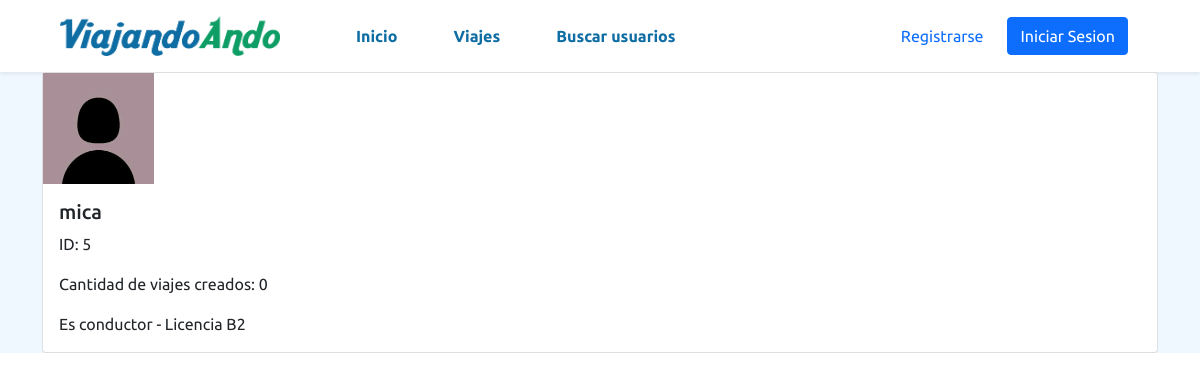
The page /accounts/user/5 on the database its author committed.
### users/models.py (models this page shows, shortened)
class Conductor(models.Model):
    user = models.OneToOneField(User, on_delete=models.CASCADE, primary_key=True)
    licencia = models.CharField(max_length=250)
    foto_perfil = models.ImageField(upload_to="images/", null=True, default=None)
    celular = models.BigIntegerField(blank=True, null=True, default=None);

### users/views.py (the view)
# urls.py: path("accounts/user/<int:id>", user_views.perfil_request, name="perfil"),
def perfil_request(request, id):
    if request.method == "GET":
        usuario = User.objects.get(pk=id)
        usuario_viajes = Viaje.objects.filter(conductor=usuario.id).count()
        try:
            conductor = Conductor.objects.get(user_id=usuario.id)
            return render (request, "perfil.html", {"usuario": usuario, "usuario_viajes": usuario_viajes, "conductor": conductor})
        except:
            print('error')
            return render (request, "perfil.html", {"usuario": usuario, "usuario_viajes": usuario_viajes})

### users/templates/perfil.html
{% extends 'base.html' %}
{% load static %}
{% block content_viaje %}
<div class="container w-100">
    <div class="card w-100 d-flex">
        {% if conductor != None %}
            <img src="/media/{{conductor.foto_perfil}}" style="width: 10%;" alt="Foto perfil">
        {% endif %}
        <div class="card-body">
          <h5 class="card-title">{{usuario.username}}</h5>
          <p class="card-text">ID: {{usuario.id}}</p>
          <p class="card-text">Cantidad de viajes creados: {{usuario_viajes}}</p>
          {% if conductor == None %}
            <p class="card-text">Es pasajero</p>
            {% else %}
            <p class="card-text">Es conductor - Licencia {{conductor.licencia}}</p>
          {% endif %}
        </div>
    </div>
</div>
{% endblock %}

### viajes/static/viajes/css/styles.css (style rules this page uses)
body { font-family: 'Ubuntu', sans-serif; }

### rows shown on the page
Conductor: foto_perfil (picture), licencia "B2"

### other values the page prints
{{ usuario.username }} "mica"
{{ usuario.id }} "5"
{{ usuario_viajes }} "0"
